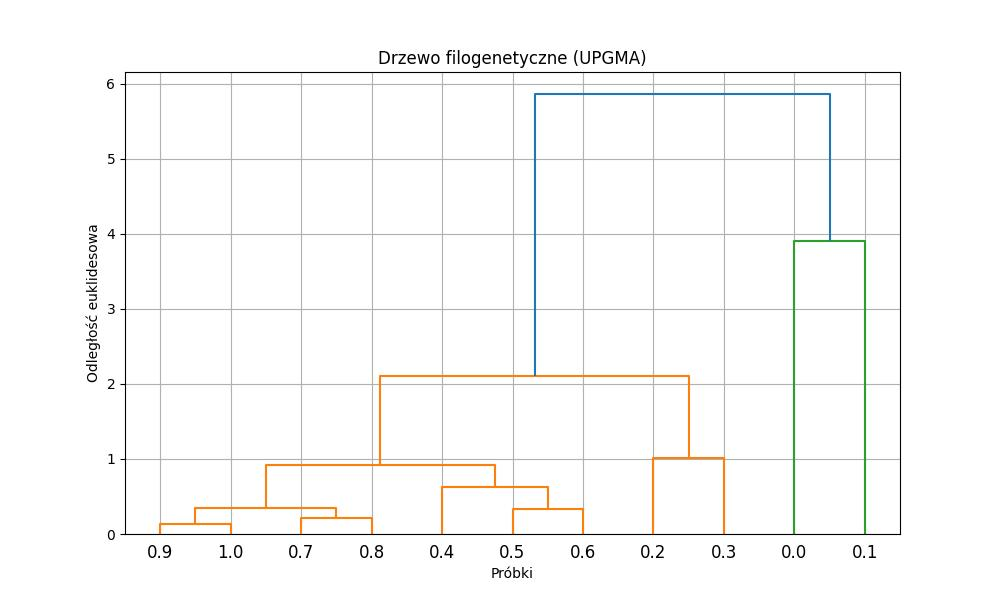

This chart was generated by the following Python code:
import numpy as np
import matplotlib.pyplot as plt
from scipy.cluster.hierarchy import dendrogram, linkage
from scipy.spatial.distance import pdist

# ==========================
# Dane
# ==========================

data = np.array([
    [-2, -2, 7, -2],
    [-0.875, -0.875, 3.625, -0.875],
    [-0.36363636, -0.36363636, 2.09090909, -0.36363636],
    [-0.07142857, -0.07142857, 1.21428571, -0.07142857],
    [0.11764706, 0.11764706, 0.64705882, 0.11764706],
    [0.25, 0.25, 0.25, 0.25],
    [0.34782609, 0.34782609, -0.04347826, 0.34782609],
    [0.42307692, 0.42307692, -0.26923077, 0.42307692],
    [0.48275862, 0.48275862, -0.44827586, 0.48275862],
    [0.53125, 0.53125, -0.59375, 0.53125],
    [0.57142857, 0.57142857, -0.71428571, 0.57142857],
])

labels = ["0.0", "0.1", "0.2", "0.3", "0.4", "0.5",
          "0.6", "0.7", "0.8", "0.9", "1.0"]

# ==========================
# Obliczanie odległości
# ==========================

distance_matrix = pdist(data, metric='euclidean')

# ==========================
# UPGMA (average linkage)
# ==========================

Z = linkage(distance_matrix, method='average')

# ==========================
# Rysowanie drzewa
# ==========================

plt.figure(figsize=(10, 6))
dendrogram(Z, labels=labels)
plt.title("Drzewo filogenetyczne (UPGMA)")
plt.xlabel("Próbki")
plt.ylabel("Odległość euklidesowa")
plt.grid(True)
plt.show()
